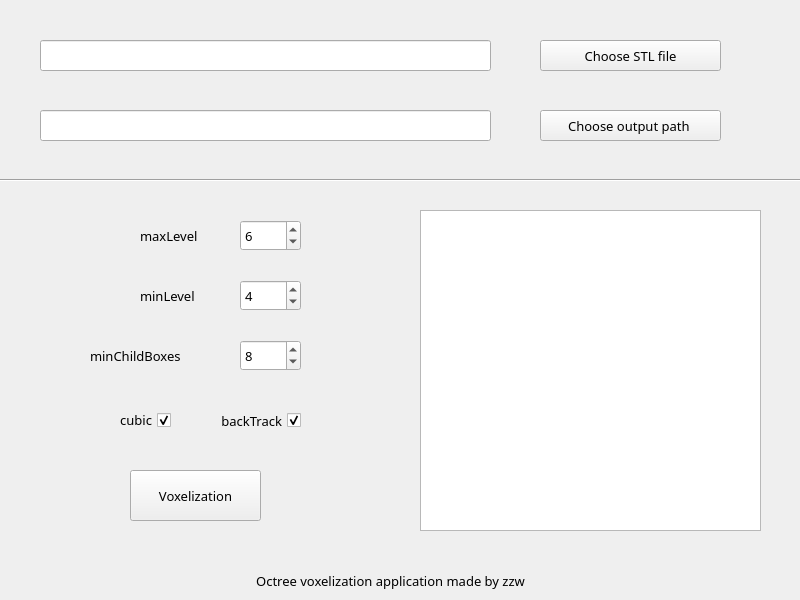
<?xml version="1.0" encoding="UTF-8"?>
<ui version="4.0">
 <class>MainWindow</class>
 <widget class="QMainWindow" name="MainWindow">
  <property name="geometry">
   <rect>
    <x>0</x>
    <y>0</y>
    <width>800</width>
    <height>600</height>
   </rect>
  </property>
  <property name="windowTitle">
   <string>Voxelization</string>
  </property>
  <property name="locale">
   <locale language="English" country="UnitedStates"/>
  </property>
  <widget class="QWidget" name="centralwidget">
   <widget class="QPushButton" name="pushButton_input">
    <property name="geometry">
     <rect>
      <x>540</x>
      <y>40</y>
      <width>181</width>
      <height>31</height>
     </rect>
    </property>
    <property name="font">
     <font>
      <family>微软雅黑 Light</family>
      <pointsize>10</pointsize>
     </font>
    </property>
    <property name="contextMenuPolicy">
     <enum>Qt::DefaultContextMenu</enum>
    </property>
    <property name="text">
     <string>Choose STL file</string>
    </property>
   </widget>
   <widget class="QLineEdit" name="lineEdit_input">
    <property name="geometry">
     <rect>
      <x>40</x>
      <y>40</y>
      <width>451</width>
      <height>31</height>
     </rect>
    </property>
    <property name="font">
     <font>
      <family>微软雅黑 Light</family>
      <pointsize>10</pointsize>
     </font>
    </property>
   </widget>
   <widget class="QLineEdit" name="lineEdit_output">
    <property name="geometry">
     <rect>
      <x>40</x>
      <y>110</y>
      <width>451</width>
      <height>31</height>
     </rect>
    </property>
    <property name="acceptDrops">
     <bool>true</bool>
    </property>
    <property name="frame">
     <bool>true</bool>
    </property>
   </widget>
   <widget class="QPushButton" name="pushButton_output">
    <property name="geometry">
     <rect>
      <x>540</x>
      <y>110</y>
      <width>181</width>
      <height>31</height>
     </rect>
    </property>
    <property name="font">
     <font>
      <family>微软雅黑 Light</family>
      <pointsize>10</pointsize>
     </font>
    </property>
    <property name="contextMenuPolicy">
     <enum>Qt::DefaultContextMenu</enum>
    </property>
    <property name="text">
     <string>Choose output path </string>
    </property>
   </widget>
   <widget class="Line" name="line">
    <property name="geometry">
     <rect>
      <x>0</x>
      <y>170</y>
      <width>801</width>
      <height>20</height>
     </rect>
    </property>
    <property name="orientation">
     <enum>Qt::Horizontal</enum>
    </property>
   </widget>
   <widget class="QLabel" name="label">
    <property name="geometry">
     <rect>
      <x>140</x>
      <y>220</y>
      <width>81</width>
      <height>31</height>
     </rect>
    </property>
    <property name="font">
     <font>
      <family>微软雅黑 Light</family>
      <pointsize>10</pointsize>
     </font>
    </property>
    <property name="text">
     <string>maxLevel</string>
    </property>
   </widget>
   <widget class="QLabel" name="label_2">
    <property name="geometry">
     <rect>
      <x>140</x>
      <y>280</y>
      <width>81</width>
      <height>31</height>
     </rect>
    </property>
    <property name="font">
     <font>
      <family>微软雅黑 Light</family>
      <pointsize>10</pointsize>
     </font>
    </property>
    <property name="text">
     <string>minLevel</string>
    </property>
   </widget>
   <widget class="QSpinBox" name="spinBox_minChildBoxes">
    <property name="geometry">
     <rect>
      <x>240</x>
      <y>340</y>
      <width>61</width>
      <height>31</height>
     </rect>
    </property>
    <property name="font">
     <font>
      <family>微软雅黑 Light</family>
      <pointsize>10</pointsize>
     </font>
    </property>
    <property name="value">
     <number>8</number>
    </property>
   </widget>
   <widget class="QLabel" name="label_3">
    <property name="geometry">
     <rect>
      <x>90</x>
      <y>340</y>
      <width>121</width>
      <height>31</height>
     </rect>
    </property>
    <property name="font">
     <font>
      <family>微软雅黑 Light</family>
      <pointsize>10</pointsize>
     </font>
    </property>
    <property name="text">
     <string>minChildBoxes</string>
    </property>
   </widget>
   <widget class="QSpinBox" name="spinBox_maxLevel">
    <property name="geometry">
     <rect>
      <x>240</x>
      <y>220</y>
      <width>61</width>
      <height>31</height>
     </rect>
    </property>
    <property name="font">
     <font>
      <family>微软雅黑 Light</family>
      <pointsize>10</pointsize>
     </font>
    </property>
    <property name="minimum">
     <number>1</number>
    </property>
    <property name="value">
     <number>6</number>
    </property>
   </widget>
   <widget class="QSpinBox" name="spinBox_minLevel">
    <property name="geometry">
     <rect>
      <x>240</x>
      <y>280</y>
      <width>61</width>
      <height>31</height>
     </rect>
    </property>
    <property name="font">
     <font>
      <family>微软雅黑 Light</family>
      <pointsize>10</pointsize>
     </font>
    </property>
    <property name="minimum">
     <number>1</number>
    </property>
    <property name="value">
     <number>4</number>
    </property>
   </widget>
   <widget class="QCheckBox" name="checkBox_cubic">
    <property name="geometry">
     <rect>
      <x>100</x>
      <y>410</y>
      <width>71</width>
      <height>20</height>
     </rect>
    </property>
    <property name="font">
     <font>
      <family>微软雅黑 Light</family>
      <pointsize>10</pointsize>
     </font>
    </property>
    <property name="layoutDirection">
     <enum>Qt::RightToLeft</enum>
    </property>
    <property name="text">
     <string>cubic</string>
    </property>
    <property name="checked">
     <bool>true</bool>
    </property>
   </widget>
   <widget class="QCheckBox" name="checkBox_backTrack">
    <property name="geometry">
     <rect>
      <x>200</x>
      <y>410</y>
      <width>101</width>
      <height>21</height>
     </rect>
    </property>
    <property name="font">
     <font>
      <family>微软雅黑 Light</family>
      <pointsize>10</pointsize>
     </font>
    </property>
    <property name="layoutDirection">
     <enum>Qt::RightToLeft</enum>
    </property>
    <property name="text">
     <string>backTrack</string>
    </property>
    <property name="checked">
     <bool>true</bool>
    </property>
   </widget>
   <widget class="QTextEdit" name="textEdit_info">
    <property name="geometry">
     <rect>
      <x>420</x>
      <y>210</y>
      <width>341</width>
      <height>321</height>
     </rect>
    </property>
   </widget>
   <widget class="QPushButton" name="pushButton_apply">
    <property name="geometry">
     <rect>
      <x>130</x>
      <y>470</y>
      <width>131</width>
      <height>51</height>
     </rect>
    </property>
    <property name="font">
     <font>
      <family>微软雅黑 Light</family>
      <pointsize>10</pointsize>
     </font>
    </property>
    <property name="text">
     <string>Voxelization</string>
    </property>
   </widget>
   <widget class="QLabel" name="label_stat">
    <property name="geometry">
     <rect>
      <x>0</x>
      <y>570</y>
      <width>781</width>
      <height>21</height>
     </rect>
    </property>
    <property name="font">
     <font>
      <family>微软雅黑 Light</family>
      <pointsize>10</pointsize>
     </font>
    </property>
    <property name="layoutDirection">
     <enum>Qt::RightToLeft</enum>
    </property>
    <property name="text">
     <string>Octree voxelization application made by zzw</string>
    </property>
    <property name="alignment">
     <set>Qt::AlignCenter</set>
    </property>
   </widget>
   <zorder>pushButton_input</zorder>
   <zorder>pushButton_output</zorder>
   <zorder>lineEdit_input</zorder>
   <zorder>lineEdit_output</zorder>
   <zorder>line</zorder>
   <zorder>label</zorder>
   <zorder>label_2</zorder>
   <zorder>spinBox_minChildBoxes</zorder>
   <zorder>label_3</zorder>
   <zorder>spinBox_maxLevel</zorder>
   <zorder>spinBox_minLevel</zorder>
   <zorder>checkBox_cubic</zorder>
   <zorder>checkBox_backTrack</zorder>
   <zorder>textEdit_info</zorder>
   <zorder>pushButton_apply</zorder>
   <zorder>label_stat</zorder>
  </widget>
 </widget>
 <resources/>
 <connections/>
</ui>
